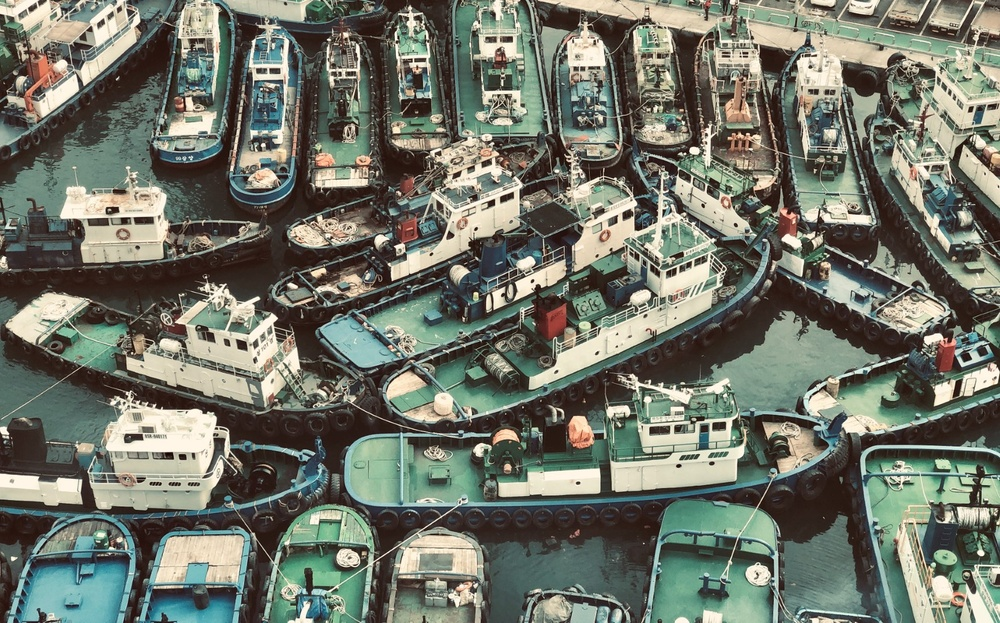
#> input picture data/image01.jpg, 1000 x 623 px, shrunk from 1733 x 1080 before the run, found by its file name
$ python 9-6.py
#> lines starting #> are read from the running program, lines starting #| are printed output that depends on the picture
import cv2 as cv
import numpy as np


img_color = cv.imread("./data/image01.jpg")
#> img_color is the input picture: shape (623, 1000, 3); mean B, G, R 105.3, 117.5, 113.3
cv.imshow("original", img_color)


height, width = img_color.shape[:2]
#> height = 623; width = 1000


M = np.float32([[1, 0, 100], [0, 1, 50]])


img_translation = cv.warpAffine(img_color, M, (width, height))
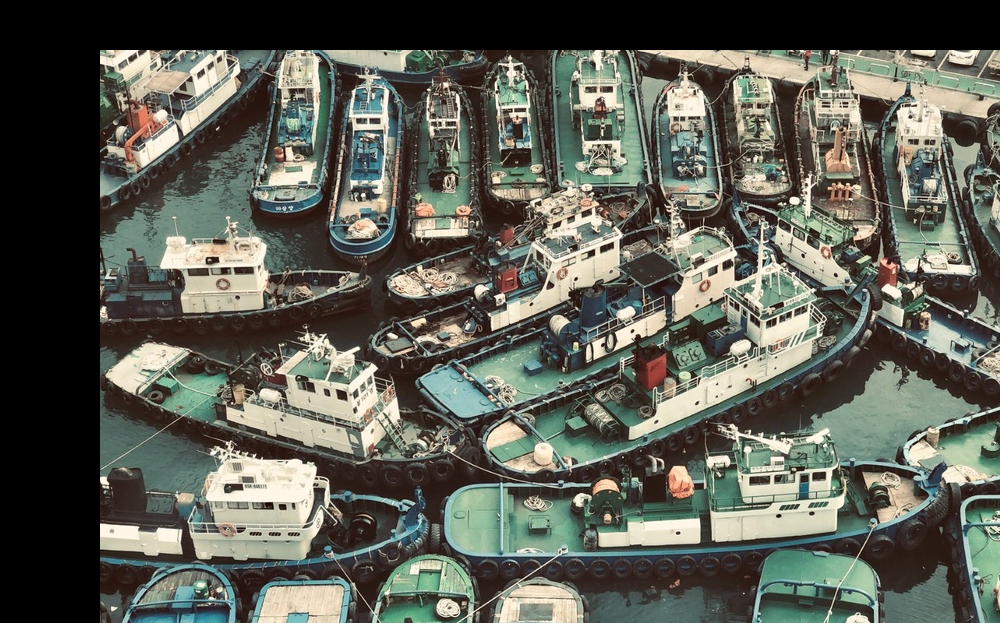
#> img_translation: shape (623, 1000, 3); mean B, G, R 85.2, 95.2, 93.2

cv.imshow("translation", img_translation)


cv.waitKey(0)
cv.destroyAllWindows()

$ run again, with data/image02.jpg copied over data/image01.jpg
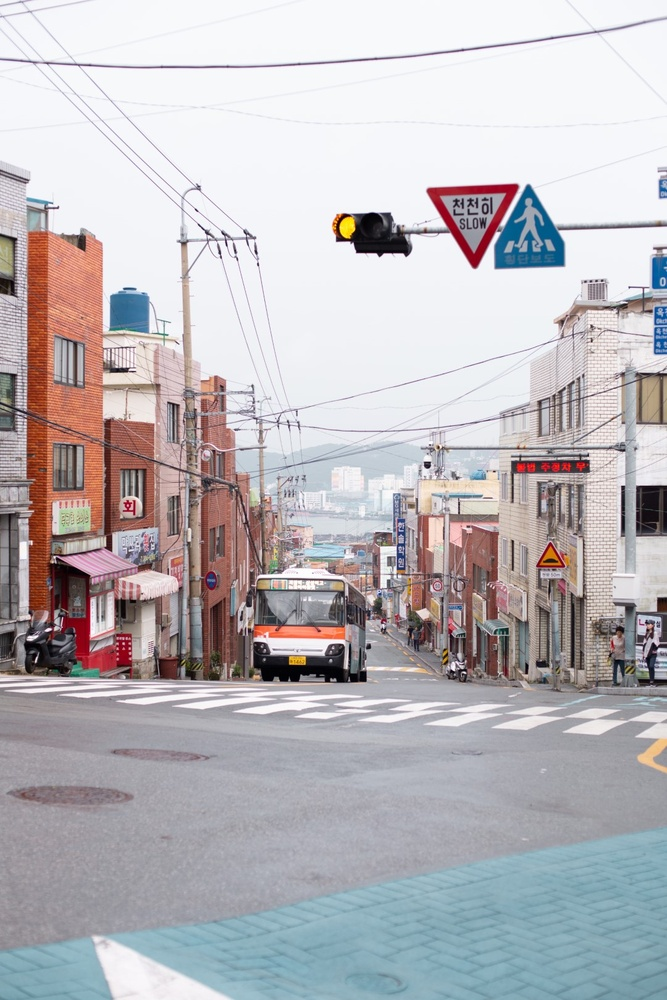
#> input picture data/image02.jpg, 667 x 1000 px, shrunk from 1080 x 1620 before the run, found by its file name
#> img_color is the input picture: shape (1000, 667, 3); mean B, G, R 186.8, 183.1, 186.5
#> `img_translation = cv.warpAffine(img_color, M, (width, height))`:
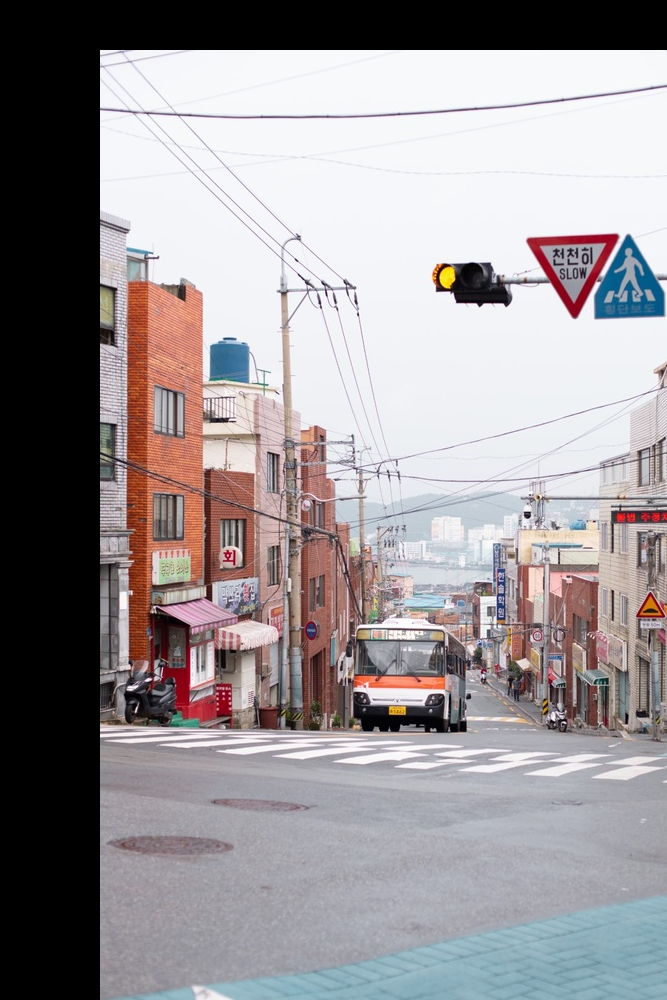
#> img_translation: shape (1000, 667, 3); mean B, G, R 150.1, 147.5, 152.7

$ run again, with data/coins_connected.jpg copied over data/image01.jpg
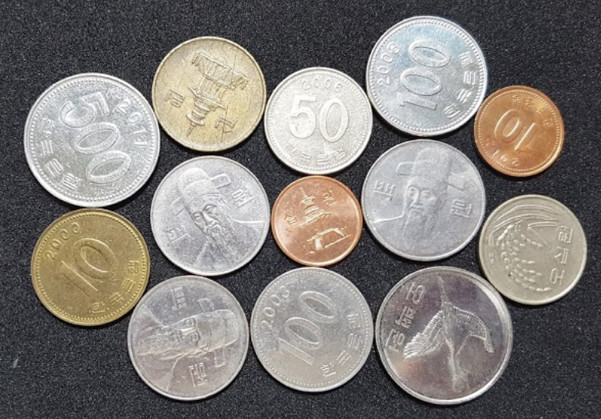
#> input picture data/coins_connected.jpg, 601 x 419 px, found by its file name
#> img_color is the input picture: shape (419, 601, 3); mean B, G, R 119.2, 122.9, 127.3
#> `img_translation = cv.warpAffine(img_color, M, (width, height))`:
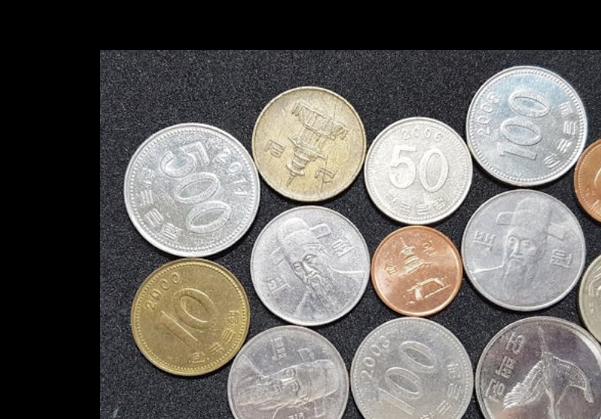
#> img_translation: shape (419, 601, 3); mean B, G, R 97.6, 100.8, 103.9
